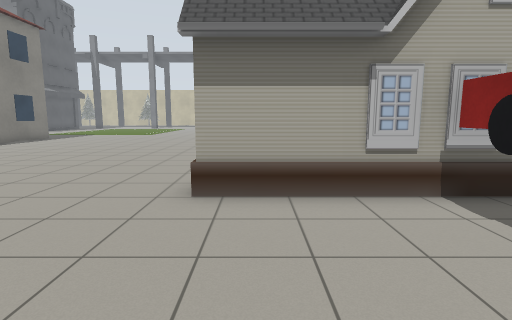
[1] (above)

18 first-person views from a walk through a robot-simulator world made for Gazebo. The camera is 1.2 m above the floor, tilts 8° down and sees 80° across. The lines on the ground mark 1 m squares. The floor is counted in squares, 1 m on a side. Each view is taken from the middle of a square. On the plan, view 1 faces up. The plan holds only what a view shows up to about 13 squares ahead; the rest is blank. The place goes on beyond the plan. Some stock models are drawn as simple stand-ins. Some surface patterns are stand-ins.

[2]
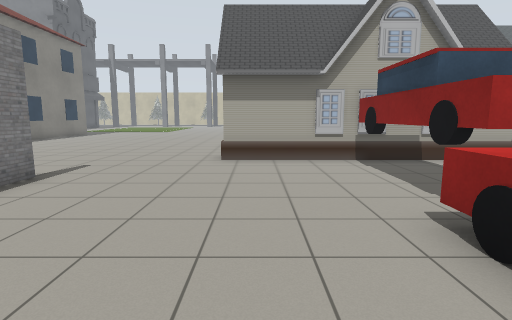

[3]
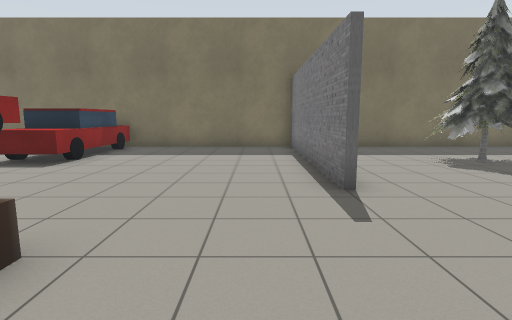

[4]
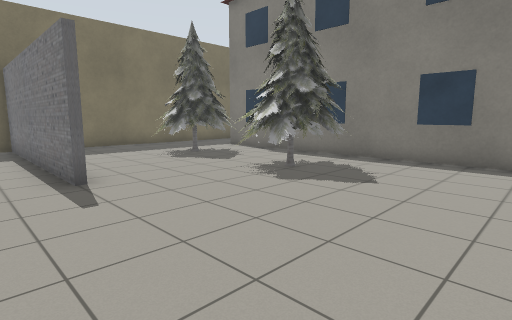

[5]
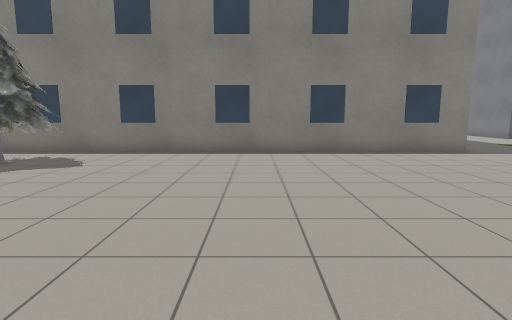

[6]
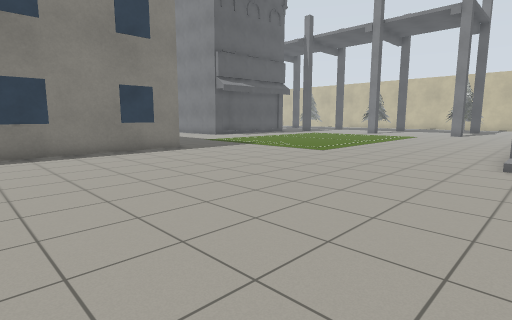

[7]
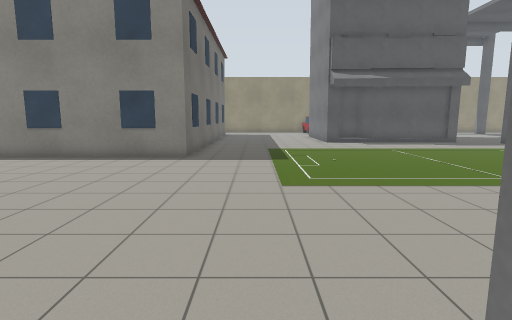

[8]
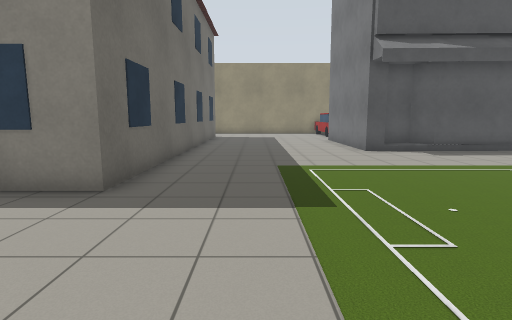

[9]
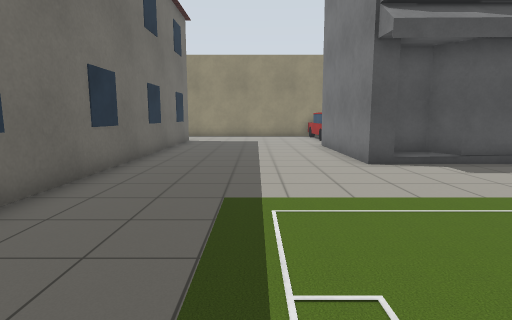

[10]
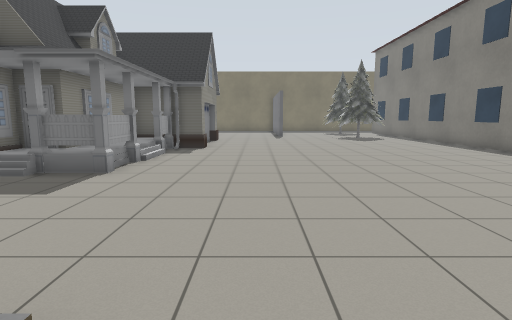

[11]
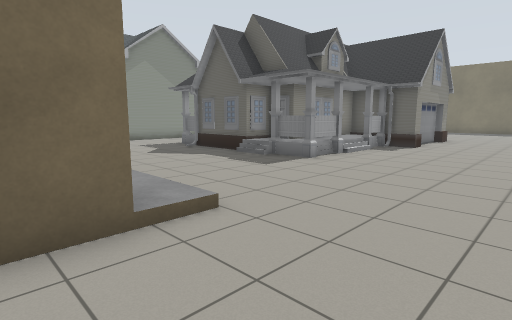

[12]
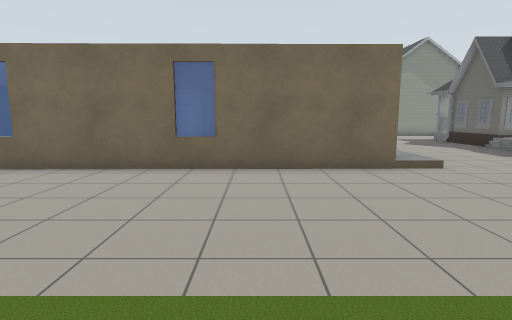

[13]
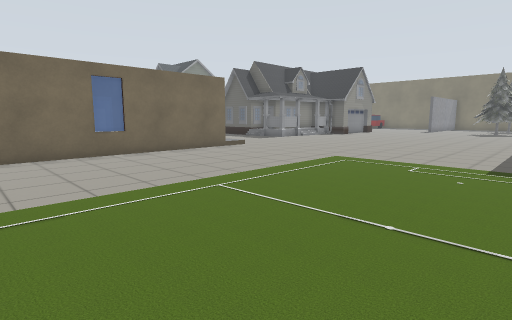

[14]
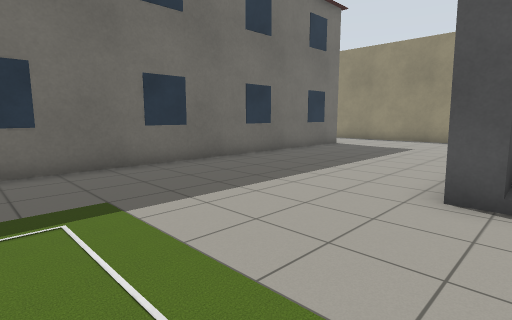

[15]
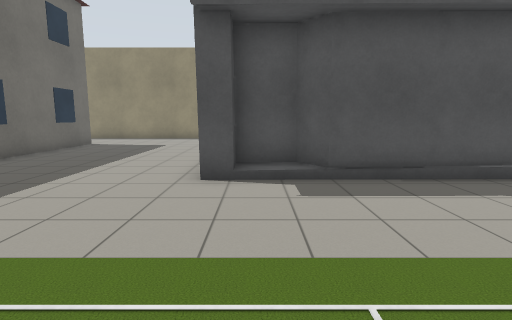

[16]
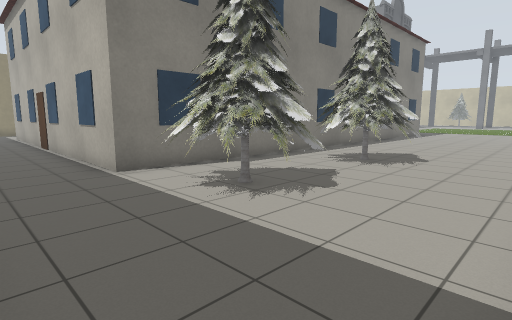

[17]
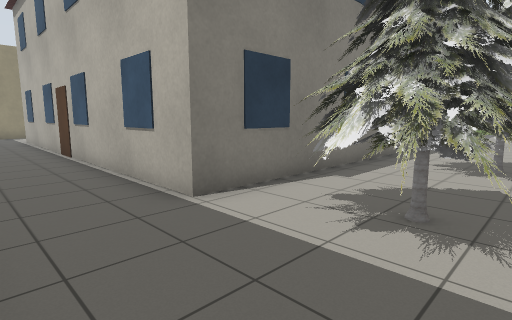

[18]
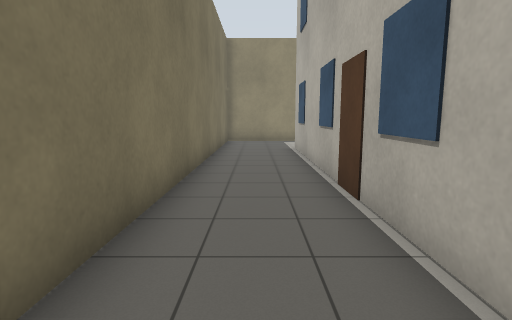

### Floor plan
Key: @ floor where view 1 was taken; # wall or solid block; . main floor; : floor 0.25 m higher than the main floor; / step, stairs or slope; = window, fence, low wall or low ledge; H house; C car; T pine tree; B building; S shop.
Columns run from 25 left of view 1 to 4 right of it. Each row starts with its distance up from view 1.
 29        S.. ... ..... ..#
 28        S...............#
 27        S...............#
 26       SS...............#
 25       S/...............=
 24   SSSSSS...............#
 23  ......................#
 22 .......................#
 21 .......................#
 20 ......................./:::
 19 .............................
 18 ..............................
 17 BBBBBBBBBBBBBB................
 16              B................
 15              B.............//.
 14              B...........H HHH
 13              B...........H HHH
 12              B.........../ H
 11              B.........../ H H
 10              B...........H H H
  9              B..........HHHH
  8              B..........HH
  7              B..........H  HHH
  6              B..........HHHHHH
  5              B..T.......HHHHHH
  4              B.TTT..........C
  3              B.TTT..........C
  2              B..TT...#......C
  1              B.......#......CC
  0              B.TTT...#...@..C
 -1              B.TTT...#.....CCC
 -2 BBBBBBBBBBBBBB.TTT...#.....CCC
 -3 ................T....#.....C
 -4 .................... #.....C
 -5 .......... ........ .#.....C
 -6 ##########  #######  #########

Positions as (right, up) in squares from view 1, and headings:
1: (0, 0), facing up
2: (0, -4), facing up
3: (-3, 7), facing down
4: (-3, 8), facing down-left
5: (-1, 10), facing left
6: (-1, 11), facing up-left
7: (-1, 20), facing left
8: (-7, 20), facing left
9: (-10, 21), facing left
10: (-3, 21), facing down
11: (-5, 22), facing down-right
12: (-9, 24), facing right
13: (-12, 29), facing down-right
14: (-13, 25), facing down-left
15: (-12, 25), facing left
16: (-5, -5), facing up-left
17: (-8, -5), facing up-left
18: (-14, -4), facing left
